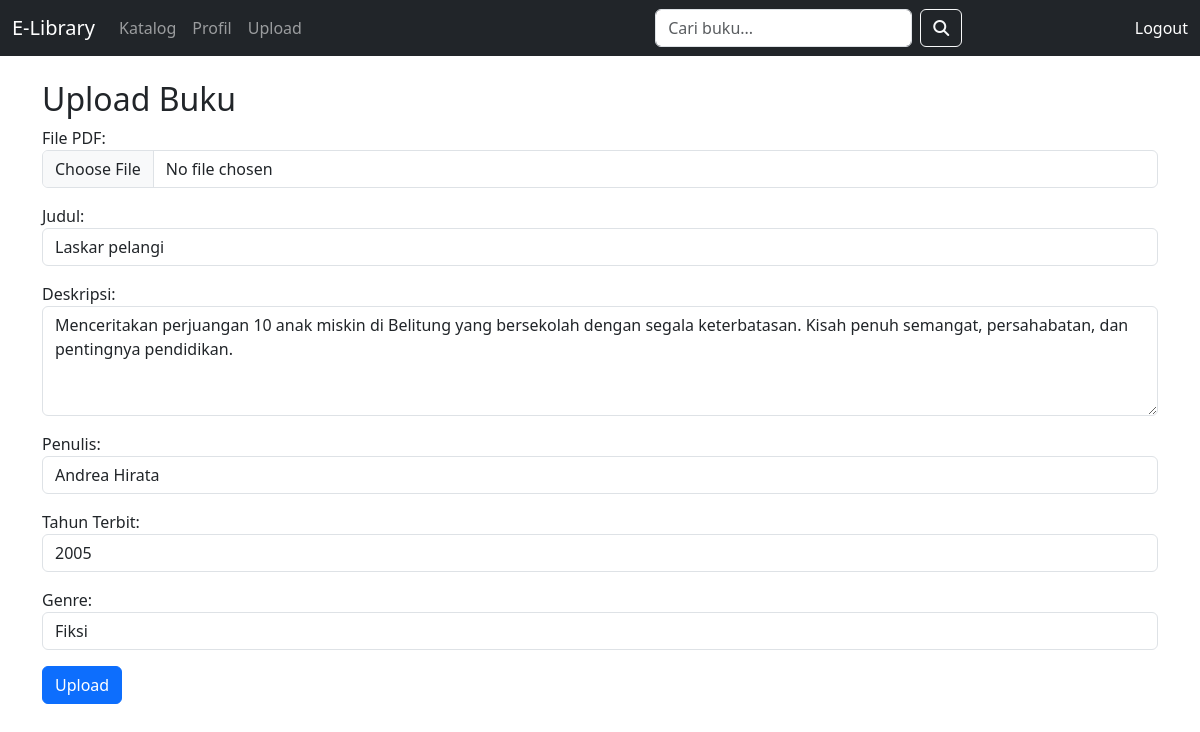
Screenshot of /books/book/7/edit/ (signed in) with the database file from the repository.
### books/models.py (models this page shows, shortened)
class Book(models.Model):
    GENRE_CHOICES = [
        ("fiksi", "Fiksi"),
        ("komik", "Komik"),
        ("motivasi", "Motivasi"),
    ]
    title = models.CharField(max_length=200, verbose_name="Judul")
    description = models.TextField(verbose_name="Deskripsi", blank=True)
    author = models.CharField(max_length=100, verbose_name="Penulis", blank=True)
    year = models.IntegerField(verbose_name="Tahun Terbit", null=True, blank=True)
    genre = models.CharField(
        max_length=20,
        choices=GENRE_CHOICES,
        default="fiksi",
        verbose_name="Genre"
    )
    pages = models.IntegerField(verbose_name="Jumlah Halaman", null=True, blank=True)
    pdf = models.FileField(
        upload_to="books/pdfs/",
        verbose_name="File PDF",
        null=True,
        blank=True
    )
    cover = models.ImageField(
        upload_to="books/covers/",
        verbose_name="Cover Buku",
        null=True,
        blank=True,
        help_text="Upload cover buku (opsional)"
    )
    favorite = models.BooleanField(default=False, verbose_name="Favorit")
    uploaded_by = models.ForeignKey(
        User,
        on_delete=models.CASCADE,
        verbose_name="Diupload oleh",
        related_name="uploaded_books"
    )
    created_at = models.DateTimeField(default=timezone.now)
    updated_at = models.DateTimeField(default=timezone.now)
    class Meta:
        verbose_name = "Buku"
        verbose_name_plural = "Buku"
        ordering = ['-created_at']
        indexes = [
            models.Index(fields=['title']),
            models.Index(fields=['author']),
            models.Index(fields=['genre']),
            models.Index(fields=['favorite']),
            models.Index(fields=['created_at']),
        ]

### books/views.py (the view)
# urls.py: path('book/<int:pk>/edit/', edit_book, name='edit_book'),
@login_required
def edit_book(request, pk):
    book = get_object_or_404(Book, pk=pk)
    if request.user != book.uploaded_by and not request.user.is_superuser:
        messages.error(request, "Anda tidak punya izin untuk edit buku ini.")
        return redirect('book_list')
    if request.method == "POST":
        form = BookForm(request.POST, request.FILES, instance=book)
        if form.is_valid():
            updated_book = form.save(commit=False)
            if 'pdf' in form.changed_data and updated_book.pdf:
                import fitz
                try:
                    with fitz.open(updated_book.pdf.path) as doc:
                        updated_book.pages = doc.page_count
                except:
                    updated_book.pages = None
            updated_book.save()
            messages.success(request, "Buku berhasil diperbarui!")
            return redirect('book_detail', pk=book.pk)
    else:
        form = BookForm(instance=book)
    return render(request, "books/upload_book.html", {"form": form, "book": book})

### books/forms.py (shortened to what this page needs)
class BookForm(forms.ModelForm):
    class Meta:
        model = Book
        fields = ['pdf', 'title', 'description', 'author', 'year', 'genre']
        widgets = {
            'title': forms.TextInput(attrs={'class': 'form-control', 'placeholder': 'Judul Buku'}),
            'description': forms.Textarea(attrs={'class': 'form-control', 'rows': 4, 'placeholder': 'Deskripsi buku'}),
            'author': forms.TextInput(attrs={'class': 'form-control', 'placeholder': 'Nama Penulis'}),
            'year': forms.NumberInput(attrs={'class': 'form-control', 'placeholder': 'Tahun Terbit'}),
            'genre': forms.Select(attrs={'class': 'form-control'}),
            'pdf': forms.FileInput(attrs={'class': 'form-control', 'accept': '.pdf'}),
        }
        labels = {
            'pdf': 'File PDF',
            'title': 'Judul',
            'description': 'Deskripsi',
            'author': 'Penulis',
            'year': 'Tahun Terbit',
            'genre': 'Genre',
        }

### books/templates/books/upload_book.html (shortened to what this page needs)
{% extends "base.html" %}
{% block content %}
<h2>Upload Buku</h2>
<form method="post" enctype="multipart/form-data">
    {{ form.as_p }}
    <button type="submit" class="btn btn-primary">Upload</button>
</form>
{% endblock %}

### rows the page displays
Book: title "Laskar pelangi", description "Menceritakan perjuangan 10 anak miskin di Belitung yang bersekolah dengan segala keterbatasan. Kisah penuh semangat, persahabatan, dan pentingnya pendidikan.", author "Andrea Hirata", year "2005", genre "Fiksi"
